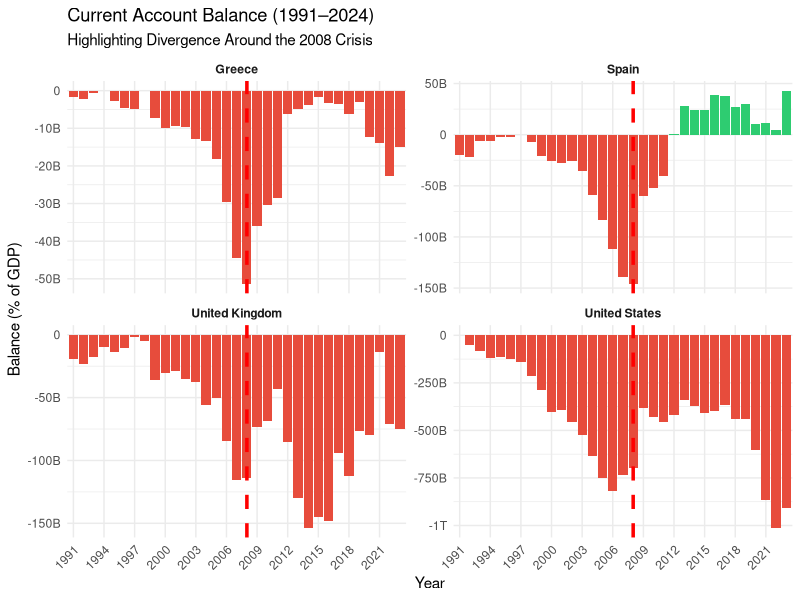

Reproduce this figure in R.
install.packages("tidyr")

library(readxl)
library(dplyr)
library(ggplot2)
library(stringr)
library(tidyr)
library(scales)
# Load the Excel file
data <- read_excel("current account balance.xlsx")

# Detect year columns
year_cols <- names(data)[grepl("^\\d{4}$", names(data))]

# Reshape to long format
data_long <- data |>
  pivot_longer(
    cols = all_of(year_cols),
    names_to = "year",
    values_to = "balance"
  ) |>
  mutate(
    year = as.numeric(year),
    balance = as.numeric(balance),
    `Country Name` = str_trim(str_to_title(`Country Name`))
  ) |>
  filter(
    `Country Name` %in% c("United States", "United Kingdom", "Spain", "Greece"),
    year >= 1991,
    year <= 2024
  ) |>
  drop_na(balance)

# Create diverging bar plot
ggplot(data_long, aes(x = factor(year), y = balance, fill = balance > 0)) +
  geom_bar(stat = "identity", show.legend = FALSE) +
  facet_wrap(~`Country Name`, ncol = 2, scales= "free_y") +
  geom_vline(xintercept = which(levels(factor(data_long$year)) == "2008"), 
             color = "red", linetype = "dashed", linewidth = 1.2) +
  scale_fill_manual(values = c("TRUE" = "#2ECC71", "FALSE" = "#E74C3C")) +
  labs(
    title = "Current Account Balance (1991–2024)",
    subtitle = "Highlighting Divergence Around the 2008 Crisis",
    x = "Year",
    y = "Balance (% of GDP)"
  ) +
  scale_x_discrete(breaks = seq(1991, 2024, by = 3)) + scale_y_continuous(labels = scales::label_number(scale_cut = scales::cut_short_scale())) +

  theme_minimal() +
  theme(
    axis.text.x = element_text(angle = 45, hjust = 1),
    strip.text = element_text(face = "bold")
  )
